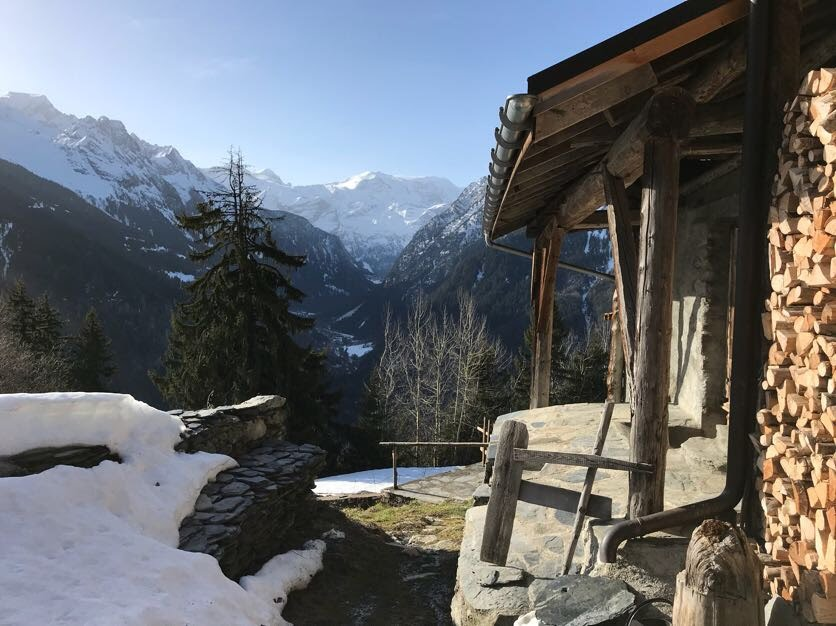
#> input picture steganographie/image/original.jpg, 836 x 626 px
$ python image_enc.py
#> lines starting #> are read from the running program, lines starting #| are printed output that depends on the picture; after the words box and inside, x2 and y2 are one past the last pixel; in counts of white or black regions, pixels touching at a corner belong together
from PIL import Image, ImageFilter, ImageMath

# Load an image from the hard drive
original = Image.open("original.jpg")
#> original is the input picture: PIL image 836x626 RGB; mean R, G, B 102.7, 105.3, 109
secret = Image.open("secret.jpg").resize(original.size)
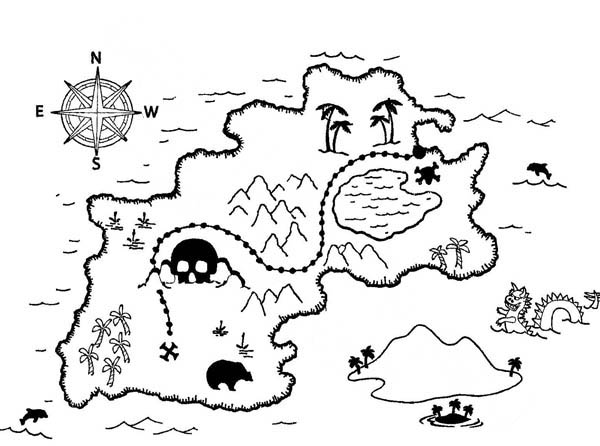
#> input picture steganographie/image/secret.jpg, 600 x 446 px
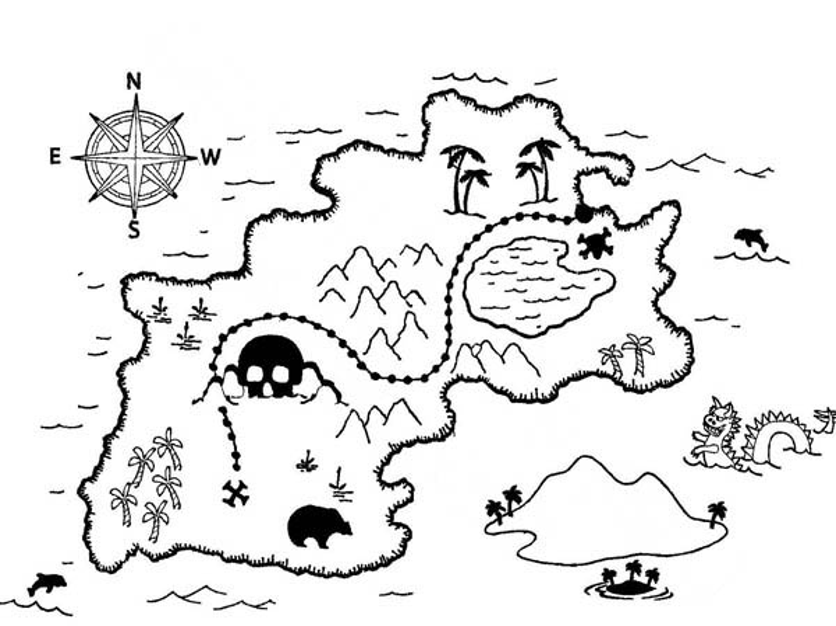
#> secret: PIL image 836x626 RGB; min 0, max 255, mean 232.2
# Convert to black and white
secret = secret.convert('1')
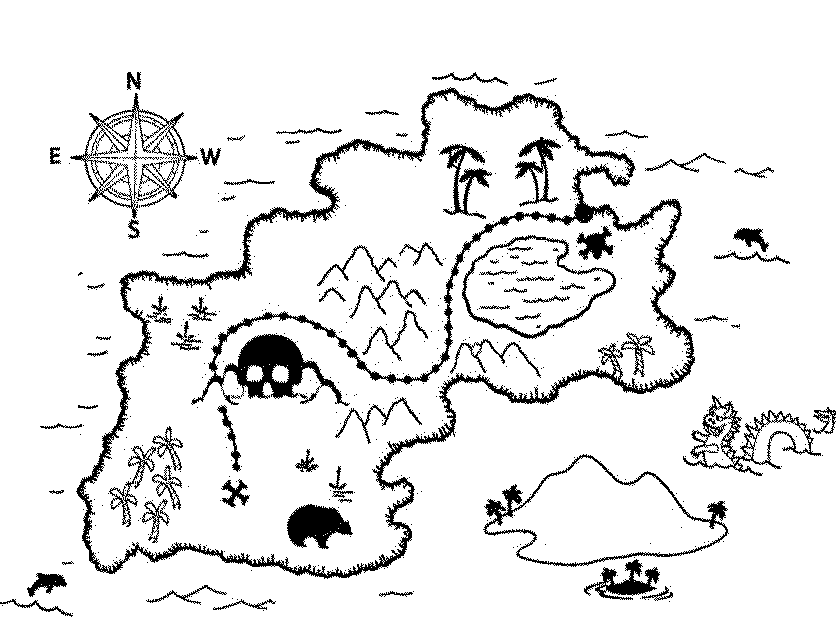
#> secret: PIL image 836x626 1; 91.2% white; 553 black regions (473 under 20 px), largest, box (x1, y1, x2, y2) and area: (76, 87, 695, 579) 20542, (70, 93, 198, 219) 2404, (483, 454, 729, 567) 2267
# Split channels
r, g, b = original.split()
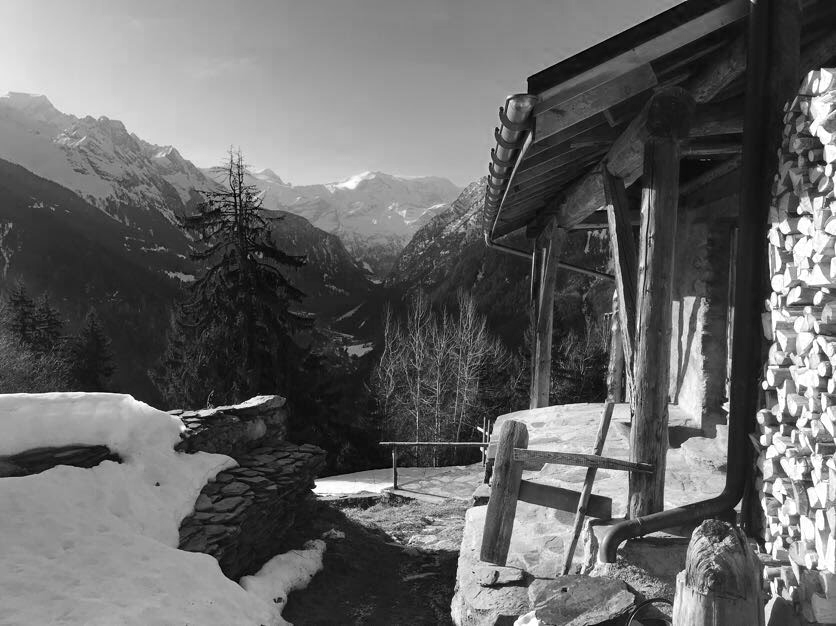
#> r: PIL image 836x626 L; min 0, max 255, mean 102.7
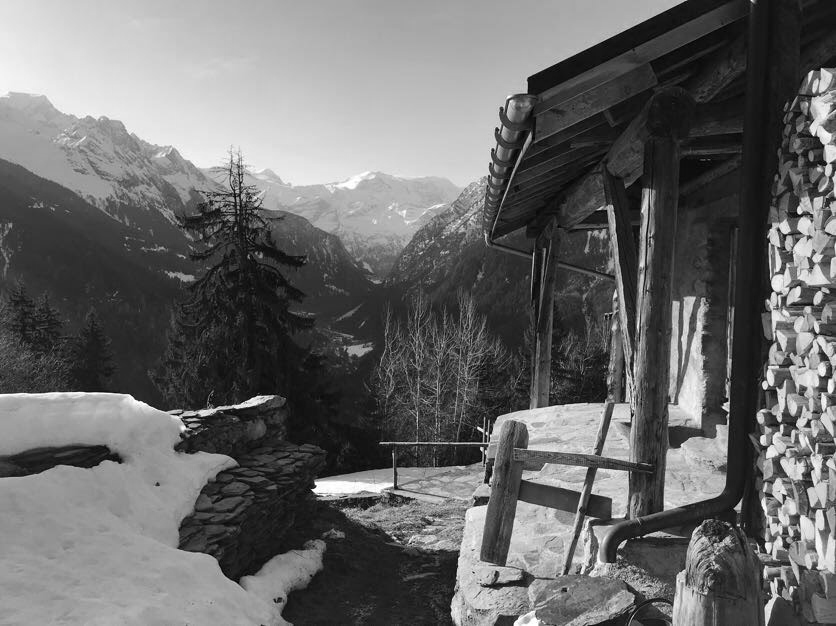
#> g: PIL image 836x626 L; min 0, max 255, mean 105.3
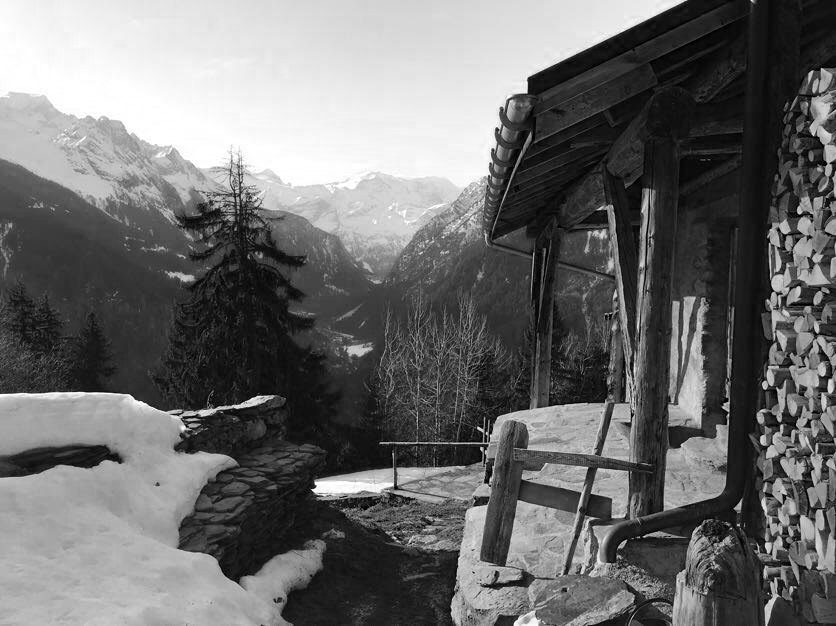
#> b: PIL image 836x626 L; min 0, max 255, mean 109
# Encode the secret in the last bit of the red channel
out = ImageMath.eval("convert(a&254|b&1,'L')", a=r, b=secret)
stegano = Image.merge("RGB", (out, g, b))

stegano.show()
stegano.save("stegano.png")
